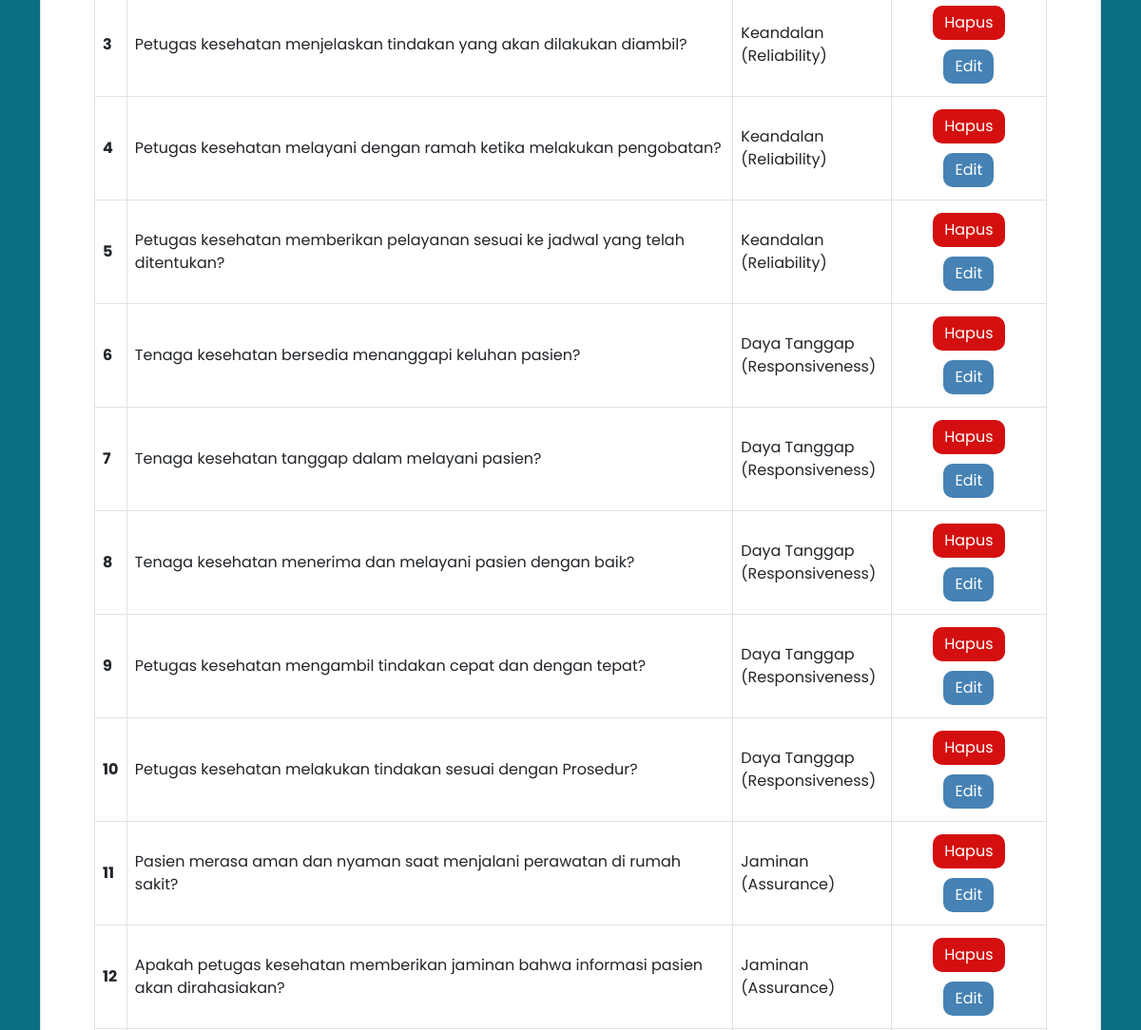
The app's page /pages/admin/pertanyaan/kelola-pertanyaan.php (signed in, middle part), older data.
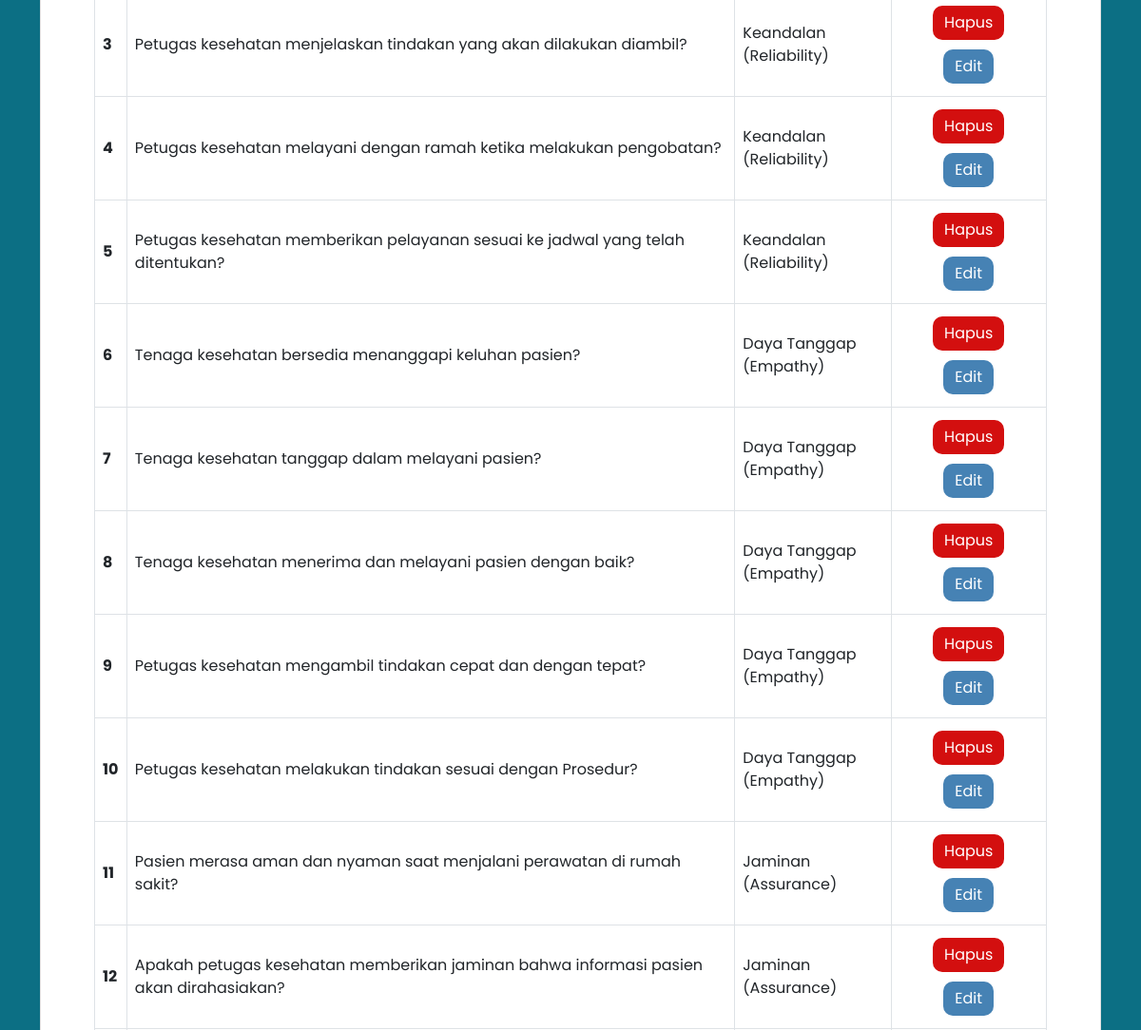
The same page, newer data.
### tables this page shows
CREATE TABLE `questions` (
  `id_question` int(11) NOT NULL,
  `question` text NOT NULL,
  `id_category` int(11) NOT NULL,
  `deleted_at` timestamp NULL DEFAULT NULL,
  `created_at` timestamp NULL DEFAULT NULL,
  `updated_at` timestamp NULL DEFAULT NULL
);

CREATE TABLE `categories` (
  `id_category` int(11) NOT NULL,
  `category` varchar(100) NOT NULL
);

### pages/admin/pertanyaan/kelola-pertanyaan.php (the view, shortened to what this page needs)
<?php
include "../../../validations/connection.php";
$sql = "SELECT q.id_question, q.question, c.category
        FROM questions q
        INNER JOIN categories c ON q.id_category = c.id_category
        WHERE q.deleted_at IS NULL";
$result = mysqli_query($connect, $sql);
?>
<!DOCTYPE html>
<html lang="en">
<head>
    <link rel="stylesheet" href="../../../assets/styles/main.css" />
    <link href="../../../vendor/bootstrap-icons/bootstrap-icons.css" rel="stylesheet" />
    <link href="../../../vendor/aos/aos.css" rel="stylesheet" />
    <link href="../../../vendor/glightbox/css/glightbox.min.css" rel="stylesheet" />
</head>
<body>
    <main>
        <section id="kelola-pertanyaan" class="kelola-pertanyaan">
            <div class="container">
                <div class="card">
                    <div class="card-body">
                        <div class="content">
                            <div class="question-container mt-4">
                                <div class="table-responsive">
                                    <table class="table table-hover table-bordered results">
                                        <tbody>
                                            <?php
                                            if (mysqli_num_rows($result) > 0) {
                                                $counter = 1;
                                                while ($row = mysqli_fetch_assoc($result)) {
                                            ?>
                                            <tr>
                                                <th scope="row"><?php echo $counter++; ?></th>
                                                <td class="col-md-8 col-xs-8"><?php echo $row['question']; ?></td>
                                                <td class="col-md-2 col-xs-2"><?php echo $row['category']; ?></td>
                                                <td class="col-md-2 col-xs-2 aksi">
                                                    <a href="./backend/proses-hapus-pertanyaan.php?id=<?php echo $row['id_question']; ?>"
                                                        class="btn btn-delete">Hapus</a>
                                                    <a href="./edit-pertanyaan.php?id=<?php echo $row['id_question']; ?>"
                                                        class="btn btn-edit">Edit</a>
                                                </td>
                                            </tr>
                                            <?php
                                                }
                                            } else {
                                                echo "<tr><td colspan='4'>Tidak ada pertanyaan yang tersedia</td></tr>";
                                            }
                                            ?>
                                        </tbody>
                                    </table>
                                </div>
                            </div>
                        </div>
                    </div>
                </div>
            </div>
        </section>
    </main>
</body>
</html>

Row changes from the older to the newer data that the page shows:
changed through a linked row, questions "Tenaga kesehatan bersedia menanggapi keluhan pasien?": id_category.category "Daya Tanggap (Responsiveness)" → "Daya Tanggap (Empathy)"
changed through a linked row, questions "Tenaga kesehatan tanggap dalam melayani pasien?": id_category.category "Daya Tanggap (Responsiveness)" → "Daya Tanggap (Empathy)"
changed through a linked row, questions "Tenaga kesehatan menerima dan melayani pasien dengan baik?": id_category.category "Daya Tanggap (Responsiveness)" → "Daya Tanggap (Empathy)"
changed through a linked row, questions "Petugas kesehatan mengambil tindakan cepat dan dengan tepat?": id_category.category "Daya Tanggap (Responsiveness)" → "Daya Tanggap (Empathy)"
changed through a linked row, questions "Petugas kesehatan melakukan tindakan sesuai dengan Prosedur?": id_category.category "Daya Tanggap (Responsiveness)" → "Daya Tanggap (Empathy)"
